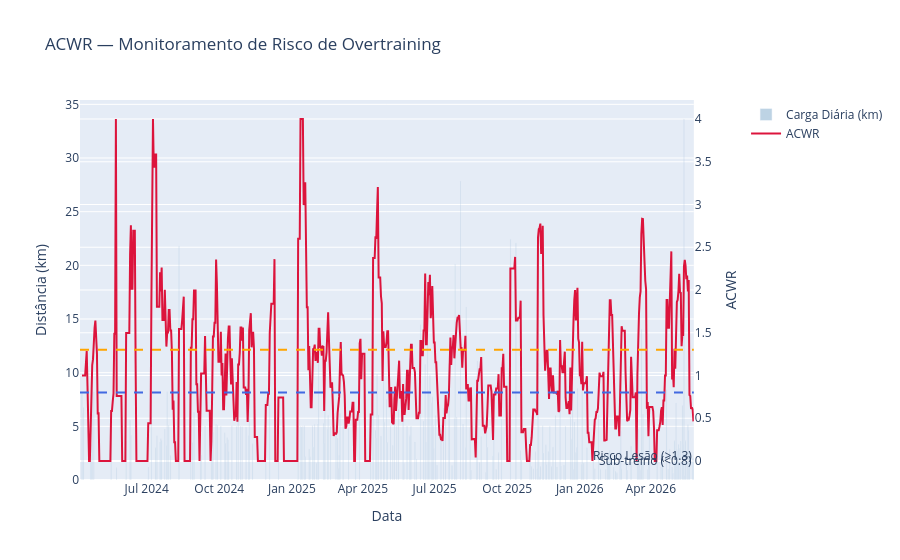

The notebook cell this image was saved under:
### Code cell
# ACWR — Acute:Chronic Workload Ratio
daily = df.groupby('date')['dist_km'].sum().reset_index()
daily = daily.set_index('date')
daily.index = pd.to_datetime(daily.index)
daily = daily.asfreq('D', fill_value=0).reset_index()
daily.columns = ['date', 'dist_km']

daily['acute_7d']    = daily['dist_km'].rolling(7,  min_periods=1).mean()
daily['chronic_28d'] = daily['dist_km'].rolling(28, min_periods=1).mean()
daily['ACWR']        = daily['acute_7d'] / daily['chronic_28d'].replace(0, np.nan)

fig = make_subplots(specs=[[{'secondary_y': True}]])
fig.add_trace(go.Bar(x=daily['date'], y=daily['dist_km'], name='Carga Diária (km)', opacity=0.35, marker_color='steelblue'), secondary_y=False)
fig.add_trace(go.Scatter(x=daily['date'], y=daily['ACWR'], name='ACWR', line=dict(color='crimson', width=2)), secondary_y=True)
fig.add_hline(y=1.3, line_dash='dash', line_color='orange', annotation_text='Risco Lesão (>1.3)', secondary_y=True)
fig.add_hline(y=0.8, line_dash='dash', line_color='royalblue', annotation_text='Sub-treino (<0.8)', secondary_y=True)
fig.update_layout(title='ACWR — Monitoramento de Risco de Overtraining', xaxis_title='Data')
fig.update_yaxes(title_text='Distância (km)', secondary_y=False)
fig.update_yaxes(title_text='ACWR', secondary_y=True)
fig.show()

### Figure 1 — Plotly figure (JSON) as saved in the notebook; plotly's stock layout.template omitted (floating-point values rounded to 4 significant figures; data arrays with more than 128 entries replaced by an {"elided": "..."} marker saying what was removed)
{"data": [{"marker": {"color": "steelblue"}, "name": "Carga Diária (km)", "opacity": 0.35, "type": "bar", "x": {"elided": "778 str values"}, "xaxis": "x", "y": {"elided": "778 float values"}, "yaxis": "y"}, {"line": {"color": "crimson", "width": 2}, "name": "ACWR", "type": "scatter", "x": {"elided": "778 str values"}, "xaxis": "x", "y": {"elided": "778 float values"}, "yaxis": "y2"}], "layout": {"annotations": [{"showarrow": false, "text": "Risco Lesão (>1.3)", "x": 1, "xanchor": "right", "xref": "x domain", "y": 1.3, "yanchor": "bottom", "yref": "y"}, {"showarrow": false, "text": "Sub-treino (<0.8)", "x": 1, "xanchor": "right", "xref": "x domain", "y": 0.8, "yanchor": "bottom", "yref": "y"}], "shapes": [{"line": {"color": "orange", "dash": "dash"}, "type": "line", "x0": 0, "x1": 1, "xref": "x domain", "y0": 1.3, "y1": 1.3, "yref": "y2"}, {"line": {"color": "royalblue", "dash": "dash"}, "type": "line", "x0": 0, "x1": 1, "xref": "x domain", "y0": 0.8, "y1": 0.8, "yref": "y2"}], "title": {"text": "ACWR — Monitoramento de Risco de Overtraining"}, "xaxis": {"anchor": "y", "domain": [0, 0.94], "title": {"text": "Data"}}, "yaxis": {"anchor": "x", "domain": [0, 1], "title": {"text": "Distância (km)"}}, "yaxis2": {"anchor": "x", "overlaying": "y", "side": "right", "title": {"text": "ACWR"}}}}
